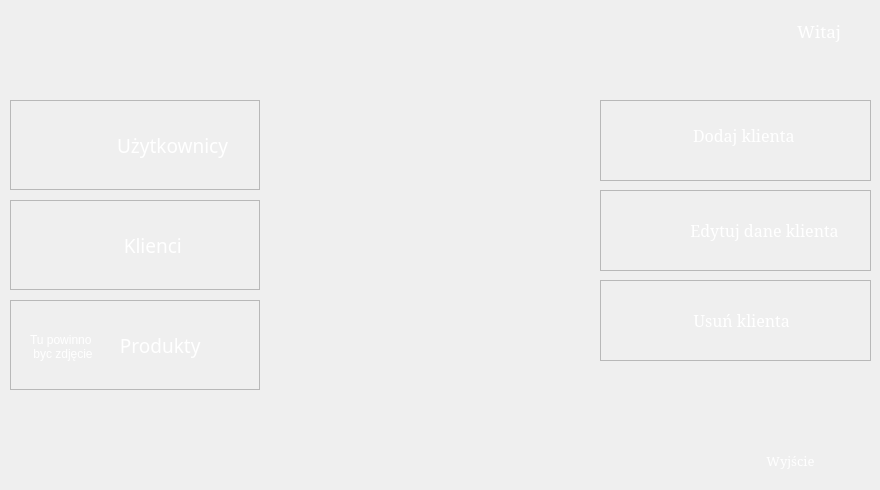
   <widget class="QWidget" name="page_2">
    <widget class="QFrame" name="frameEdytujKlienta">
     <property name="geometry">
      <rect>
       <x>600</x>
       <y>190</y>
       <width>271</width>
       <height>81</height>
      </rect>
     </property>
     <property name="styleSheet">
      <string notr="true">QFrame:hover{
background-color:rgba(255, 255, 255, 20);

}
</string>
     </property>
     <property name="frameShape">
      <enum>QFrame::StyledPanel</enum>
     </property>
     <property name="frameShadow">
      <enum>QFrame::Plain</enum>
     </property>
     <widget class="QPushButton" name="buttonEdytujKlienta">
      <property name="geometry">
       <rect>
        <x>10</x>
        <y>10</y>
        <width>251</width>
        <height>61</height>
       </rect>
      </property>
      <property name="font">
       <font>
        <family>Constantia</family>
        <pointsize>12</pointsize>
       </font>
      </property>
      <property name="styleSheet">
       <string notr="true">border:none;
color:rgb(255, 255, 255);
background:transparent;</string>
      </property>
      <property name="text">
       <string>              Edytuj dane klienta</string>
      </property>
      <property name="flat">
       <bool>false</bool>
      </property>
     </widget>
     <widget class="QLabel" name="labelEdytujKlienta">
      <property name="geometry">
       <rect>
        <x>17</x>
        <y>7</y>
        <width>70</width>
        <height>70</height>
       </rect>
      </property>
      <property name="minimumSize">
       <size>
        <width>70</width>
        <height>70</height>
       </size>
      </property>
      <property name="maximumSize">
       <size>
        <width>70</width>
        <height>70</height>
       </size>
      </property>
      <property name="styleSheet">
       <string notr="true">background:transparent;</string>
      </property>
      <property name="text">
       <string/>
      </property>
      <property name="pixmap">
       <pixmap resource="resource.qrc">:/Images/Images/edit.png</pixmap>
      </property>
     </widget>
    </widget>
    <widget class="QFrame" name="frameUsunKlienta">
     <property name="geometry">
      <rect>
       <x>600</x>
       <y>280</y>
       <width>271</width>
       <height>81</height>
      </rect>
     </property>
     <property name="styleSheet">
      <string notr="true">QFrame:hover{
background-color:rgba(255, 255, 255, 20);

}
</string>
     </property>
     <property name="frameShape">
      <enum>QFrame::StyledPanel</enum>
     </property>
     <property name="frameShadow">
      <enum>QFrame::Plain</enum>
     </property>
     <widget class="QPushButton" name="buttonUsunKlienta">
      <property name="geometry">
       <rect>
        <x>10</x>
        <y>10</y>
        <width>251</width>
        <height>61</height>
       </rect>
      </property>
      <property name="font">
       <font>
        <family>Constantia</family>
        <pointsize>12</pointsize>
       </font>
      </property>
      <property name="styleSheet">
       <string notr="true">border:none;
color:rgb(255, 255, 255);
background:transparent;</string>
      </property>
      <property name="text">
       <string>   Usuń klienta</string>
      </property>
      <property name="flat">
       <bool>false</bool>
      </property>
     </widget>
     <widget class="QLabel" name="labelUsunKlienta">
      <property name="geometry">
       <rect>
        <x>17</x>
        <y>6</y>
        <width>70</width>
        <height>70</height>
       </rect>
      </property>
      <property name="minimumSize">
       <size>
        <width>70</width>
        <height>70</height>
       </size>
      </property>
      <property name="maximumSize">
       <size>
        <width>70</width>
        <height>70</height>
       </size>
      </property>
      <property name="styleSheet">
       <string notr="true">background:transparent;</string>
      </property>
      <property name="text">
       <string/>
      </property>
      <property name="pixmap">
       <pixmap resource="resource.qrc">:/Images/Images/minus.png</pixmap>
      </property>
     </widget>
    </widget>
    <widget class="QFrame" name="frameDodajKlienta">
     <property name="geometry">
      <rect>
       <x>600</x>
       <y>100</y>
       <width>271</width>
       <height>81</height>
      </rect>
     </property>
     <property name="styleSheet">
      <string notr="true">QFrame:hover{
background-color:rgba(255, 255, 255, 20);

}
</string>
     </property>
     <property name="frameShape">
      <enum>QFrame::StyledPanel</enum>
     </property>
     <property name="frameShadow">
      <enum>QFrame::Plain</enum>
     </property>
     <widget class="QPushButton" name="buttonDodajKlienta">
      <property name="geometry">
       <rect>
        <x>10</x>
        <y>5</y>
        <width>251</width>
        <height>61</height>
       </rect>
      </property>
      <property name="font">
       <font>
        <family>Constantia</family>
        <pointsize>12</pointsize>
       </font>
      </property>
      <property name="styleSheet">
       <string notr="true">border:none;
color:rgb(255, 255, 255);
background:transparent;</string>
      </property>
      <property name="text">
       <string>    Dodaj klienta</string>
      </property>
      <property name="flat">
       <bool>false</bool>
      </property>
     </widget>
     <widget class="QLabel" name="labelDodajKlienta">
      <property name="geometry">
       <rect>
        <x>7</x>
        <y>6</y>
        <width>70</width>
        <height>70</height>
       </rect>
      </property>
      <property name="minimumSize">
       <size>
        <width>70</width>
        <height>70</height>
       </size>
      </property>
      <property name="maximumSize">
       <size>
        <width>70</width>
        <height>70</height>
       </size>
      </property>
      <property name="styleSheet">
       <string notr="true">background:transparent;</string>
      </property>
      <property name="text">
       <string/>
      </property>
      <property name="pixmap">
       <pixmap resource="resource.qrc">:/Images/Images/plus.png</pixmap>
      </property>
     </widget>
    </widget>
    <widget class="QFrame" name="frameKlienciPage2">
     <property name="geometry">
      <rect>
       <x>10</x>
       <y>200</y>
       <width>250</width>
       <height>90</height>
      </rect>
     </property>
     <property name="minimumSize">
      <size>
       <width>250</width>
       <height>90</height>
      </size>
     </property>
     <property name="maximumSize">
      <size>
       <width>250</width>
       <height>90</height>
      </size>
     </property>
     <property name="styleSheet">
      <string notr="true">QFrame:hover{
background-color:rgba(255, 255, 255, 20);

}
</string>
     </property>
     <property name="frameShape">
      <enum>QFrame::StyledPanel</enum>
     </property>
     <property name="frameShadow">
      <enum>QFrame::Sunken</enum>
     </property>
     <widget class="QLabel" name="labelKlienciPage2">
      <property name="geometry">
       <rect>
        <x>20</x>
        <y>10</y>
        <width>70</width>
        <height>74</height>
       </rect>
      </property>
      <property name="minimumSize">
       <size>
        <width>70</width>
        <height>74</height>
       </size>
      </property>
      <property name="maximumSize">
       <size>
        <width>70</width>
        <height>74</height>
       </size>
      </property>
      <property name="styleSheet">
       <string notr="true">image: url(:/Images/Images/clients.png);
background:transparent;</string>
      </property>
      <property name="text">
       <string/>
      </property>
     </widget>
     <widget class="QPushButton" name="buttonKlienciPage2">
      <property name="geometry">
       <rect>
        <x>0</x>
        <y>0</y>
        <width>251</width>
        <height>91</height>
       </rect>
      </property>
      <property name="font">
       <font>
        <family>Linux Libertine Display G</family>
        <pointsize>14</pointsize>
        <weight>50</weight>
        <italic>false</italic>
        <bold>false</bold>
       </font>
      </property>
      <property name="styleSheet">
       <string notr="true">QPushButton{
border:none;
color:rgb(255, 255, 255);
background:transparent;
}
QPushButton:pressed{
background-color:rgba(255,255,255,40);
}</string>
      </property>
      <property name="text">
       <string>       Klienci</string>
      </property>
     </widget>
     <zorder>buttonKlienciPage2</zorder>
     <zorder>labelKlienciPage2</zorder>
    </widget>
    <widget class="QFrame" name="frameUzytkownicyPage2">
     <property name="geometry">
      <rect>
       <x>10</x>
       <y>100</y>
       <width>250</width>
       <height>90</height>
      </rect>
     </property>
     <property name="minimumSize">
      <size>
       <width>250</width>
       <height>90</height>
      </size>
     </property>
     <property name="maximumSize">
      <size>
       <width>250</width>
       <height>90</height>
      </size>
     </property>
     <property name="styleSheet">
      <string notr="true">QFrame:hover{
background-color:rgba(255, 255, 255, 20);

}
</string>
     </property>
     <property name="frameShape">
      <enum>QFrame::StyledPanel</enum>
     </property>
     <property name="frameShadow">
      <enum>QFrame::Plain</enum>
     </property>
     <widget class="QPushButton" name="buttonUzytkownicyPage2">
      <property name="geometry">
       <rect>
        <x>0</x>
        <y>0</y>
        <width>251</width>
        <height>91</height>
       </rect>
      </property>
      <property name="font">
       <font>
        <family>Linux Libertine Display G</family>
        <pointsize>14</pointsize>
        <weight>50</weight>
        <italic>false</italic>
        <bold>false</bold>
       </font>
      </property>
      <property name="styleSheet">
       <string notr="true">QPushButton{
border:none;
color:rgb(255, 255, 255);
background:transparent;
}
QPushButton:pressed{
background-color:rgba(255,255,255,40);
}</string>
      </property>
      <property name="text">
       <string>               Użytkownicy</string>
      </property>
     </widget>
     <widget class="QLabel" name="labelUzytkownicyPage2">
      <property name="geometry">
       <rect>
        <x>20</x>
        <y>10</y>
        <width>70</width>
        <height>74</height>
       </rect>
      </property>
      <property name="minimumSize">
       <size>
        <width>70</width>
        <height>74</height>
       </size>
      </property>
      <property name="maximumSize">
       <size>
        <width>70</width>
        <height>74</height>
       </size>
      </property>
      <property name="styleSheet">
       <string notr="true">image:url(:/Images/Images/user.png);
background:transparent;</string>
      </property>
      <property name="text">
       <string/>
      </property>
     </widget>
    </widget>
    <widget class="QLabel" name="labelWitajImiePage2">
     <property name="enabled">
      <bool>true</bool>
     </property>
     <property name="geometry">
      <rect>
       <x>660</x>
       <y>10</y>
       <width>181</width>
       <height>41</height>
      </rect>
     </property>
     <property name="font">
      <font>
       <family>Constantia</family>
       <pointsize>13</pointsize>
       <stylestrategy>PreferDefault</stylestrategy>
      </font>
     </property>
     <property name="accessibleName">
      <string/>
     </property>
     <property name="autoFillBackground">
      <bool>false</bool>
     </property>
     <property name="styleSheet">
      <string notr="true">color: white;</string>
     </property>
     <property name="frameShadow">
      <enum>QFrame::Plain</enum>
     </property>
     <property name="text">
      <string>Witaj</string>
     </property>
     <property name="alignment">
      <set>Qt::AlignRight|Qt::AlignTrailing|Qt::AlignVCenter</set>
     </property>
    </widget>
    <widget class="QPushButton" name="buttonExitPage2">
     <property name="geometry">
      <rect>
       <x>720</x>
       <y>440</y>
       <width>141</width>
       <height>41</height>
      </rect>
     </property>
     <property name="font">
      <font>
       <family>Constantia</family>
       <pointsize>10</pointsize>
      </font>
     </property>
     <property name="styleSheet">
      <string notr="true">QPushButton{
color:rgb(255, 255, 255);
background:transparent;
}
QPushButton:pressed{
background-color:rgba(255,255,255,40);
}</string>
     </property>
     <property name="text">
      <string>Wyjście</string>
     </property>
     <property name="flat">
      <bool>true</bool>
     </property>
    </widget>
    <widget class="QFrame" name="frameProduktyPage2">
     <property name="geometry">
      <rect>
       <x>10</x>
       <y>300</y>
       <width>250</width>
       <height>90</height>
      </rect>
     </property>
     <property name="minimumSize">
      <size>
       <width>250</width>
       <height>90</height>
      </size>
     </property>
     <property name="maximumSize">
      <size>
       <width>250</width>
       <height>90</height>
      </size>
     </property>
     <property name="styleSheet">
      <string notr="true">QFrame:hover{
background-color:rgba(255, 255, 255, 20);

}
</string>
     </property>
     <property name="frameShape">
      <enum>QFrame::StyledPanel</enum>
     </property>
     <property name="frameShadow">
      <enum>QFrame::Plain</enum>
     </property>
     <widget class="QLabel" name="labelProduktyPage1_2">
      <property name="geometry">
       <rect>
        <x>20</x>
        <y>10</y>
        <width>70</width>
        <height>74</height>
       </rect>
      </property>
      <property name="minimumSize">
       <size>
        <width>70</width>
        <height>74</height>
       </size>
      </property>
      <property name="maximumSize">
       <size>
        <width>70</width>
        <height>74</height>
       </size>
      </property>
      <property name="styleSheet">
       <string notr="true">color:white;</string>
      </property>
      <property name="text">
       <string>Tu powinno
 byc zdjęcie</string>
      </property>
     </widget>
     <widget class="QPushButton" name="buttonProduktyPage2">
      <property name="geometry">
       <rect>
        <x>0</x>
        <y>0</y>
        <width>251</width>
        <height>91</height>
       </rect>
      </property>
      <property name="font">
       <font>
        <family>Linux Libertine Display G</family>
        <pointsize>14</pointsize>
        <weight>50</weight>
        <italic>false</italic>
        <bold>false</bold>
       </font>
      </property>
      <property name="styleSheet">
       <string notr="true">QPushButton{
border:none;
color:rgb(255, 255, 255);
background:transparent;
}
QPushButton:pressed{
background-color:rgba(255,255,255,40);
}</string>
      </property>
      <property name="text">
       <string>          Produkty</string>
      </property>
     </widget>
    </widget>
   </widget>
